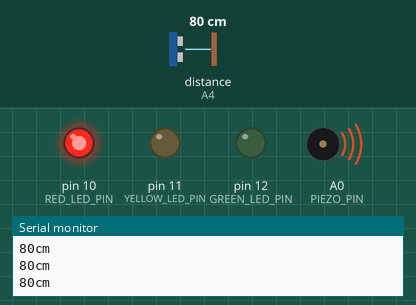
Bench run of a sketch on a simulated Arduino Uno, built with avr-gcc and run on an emulated ATmega328P. Parts: output pins drawn as LEDs (lit = HIGH), buzzer (waves = sounding), the last lines printed to the serial monitor. Wiring (inferred from the names in the program): ultrasonic range finder: trigger A5; echo A4. Inputs (shaded band) come from the test bench; at power-on: distance to the obstacle (sensor on A4) 80 cm. The echo pulse lasts 58.3 µs per cm; pins used as bus, display or sensor lines are not drawn.

Above: at 1.2 s.
1.3 s: distance to the obstacle (sensor on A4) set to 126 cm
4.3 s: distance to the obstacle (sensor on A4) set to 132 cm
At 4.88 s:
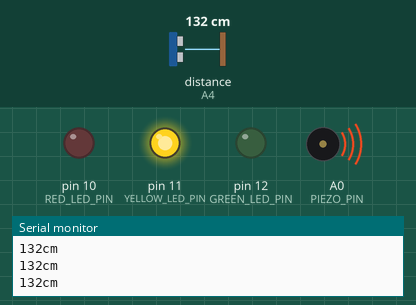
7.3 s: distance to the obstacle (sensor on A4) set to 211 cm
10.3 s: distance to the obstacle (sensor on A4) set to 217 cm
At 11.0 s:
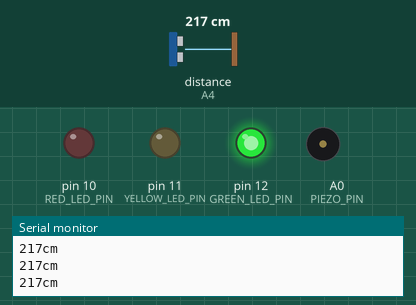
13.3 s: distance to the obstacle (sensor on A4) set to 2 cm
At 13.47 s:
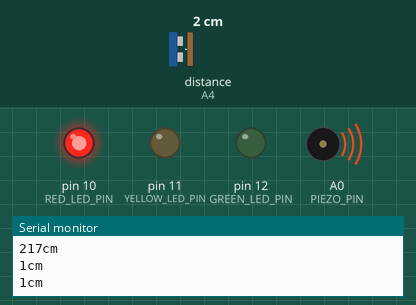
16.3 s: distance to the obstacle (sensor on A4) set to 250 cm
At 17.1 s:
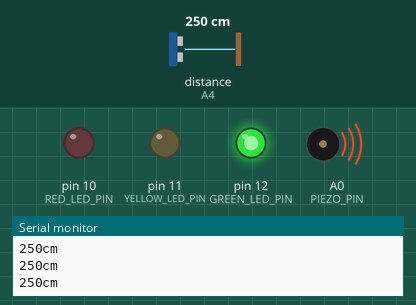
Timing chart, 0 to 20.3 s (numbered marks = the images above; inputs shaded):
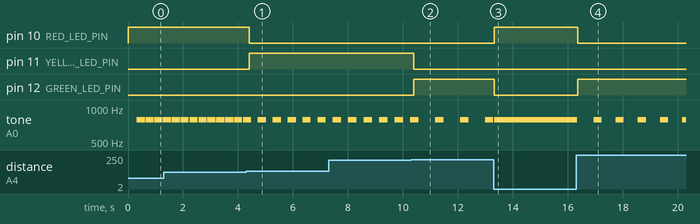

The sketch:

distance-sensor.ino
```cpp
// --------- CONSTANTS AND VARIBALES ---------

#define G4 (783)

#define GREEN_LED_PIN (12)
#define YELLOW_LED_PIN (11)
#define RED_LED_PIN (10)

#define PIEZO_PIN (A0)

#define GREEN_DELAY (800)
#define YELLOW_DELAY (500)
#define RED_DELAY (250)

#define BEEP_DURATION (300)

#define TRIGGER_PIN (A5)
#define ECHO_PIN (A4)

#define GREEN_DIST (215)
#define YELLOW_DIST (130)

#define MAX_DIST (336)

uint16_t dist_cm = 0;

unsigned long long lastBeep;

// --------- PROGRAM ---------

long readUltrasonicDistance();

void beep(uint16_t);

void setup(){
  pinMode(GREEN_LED_PIN, OUTPUT);
  pinMode(YELLOW_LED_PIN, OUTPUT);
  pinMode(RED_LED_PIN, OUTPUT);

  Serial.begin(9600);
}

void loop(){
  // Measure the ping time in cm
  dist_cm = 0.01723 * readUltrasonicDistance();

  Serial.print(dist_cm);
  Serial.println("cm");

  // Classify the distances
  if (dist_cm >= GREEN_DIST && dist_cm < MAX_DIST) {
    digitalWrite(GREEN_LED_PIN, HIGH);
    digitalWrite(YELLOW_LED_PIN, LOW);
    digitalWrite(RED_LED_PIN, LOW);

    beep(GREEN_DELAY);
  }
  else if (dist_cm >= YELLOW_DIST && dist_cm < MAX_DIST) {
    digitalWrite(YELLOW_LED_PIN, HIGH);
    digitalWrite(GREEN_LED_PIN, LOW);
    digitalWrite(RED_LED_PIN, LOW);

    beep(YELLOW_DELAY);
  }
  else {
    digitalWrite(RED_LED_PIN, HIGH);
    digitalWrite(YELLOW_LED_PIN, LOW);
    digitalWrite(GREEN_LED_PIN, LOW);

    beep(RED_DELAY);
  }

  delay(100);
}


// --------- HELPER FUNCTIONS ---------

long readUltrasonicDistance(){
  pinMode(TRIGGER_PIN, OUTPUT);  // Clear the trigger
  digitalWrite(TRIGGER_PIN, LOW);
  delayMicroseconds(2);

  // Sets the trigger pin to HIGH state for 10 microseconds
  digitalWrite(TRIGGER_PIN, HIGH);
  delayMicroseconds(10);
  digitalWrite(TRIGGER_PIN, LOW);
  pinMode(ECHO_PIN, INPUT);

  // Reads the echo pin, and returns the sound wave travel time in microseconds
  return pulseIn(ECHO_PIN, HIGH);
}

void beep(uint16_t delayBetweenBeeps){
  if (millis() - lastBeep >= delayBetweenBeeps) {
	tone(PIEZO_PIN, G4, BEEP_DURATION);
    lastBeep = millis();
  }
}
```

Measured:
- the behaviour switches between 129 and 130 cm on distance to the obstacle (sensor on A4) (found by bisection; images 0 and 1)
- the behaviour switches between 214 and 215 cm on distance to the obstacle (sensor on A4) (found by bisection; images 1 and 2)
- after the input at 4.3 s, pin 10 (RED_LED_PIN): HIGH → LOW after 0.10 s; pin 11 (YELLOW_LED_PIN): LOW → HIGH after 0.10 s; tone on A0 (PIEZO_PIN): alternates 783 Hz for 0.30 s and silent for 0.24 s, starting after 0.43 s
- after the input at 10.3 s, pin 11 (YELLOW_LED_PIN): HIGH → LOW after 0.09 s; pin 12 (GREEN_LED_PIN): LOW → HIGH after 0.09 s; tone on A0 (PIEZO_PIN): alternates 783 Hz for 0.30 s and silent for 0.61 s, starting after 0.88 s
- after the input at 13.3 s, pin 10 (RED_LED_PIN): LOW → HIGH at once; pin 12 (GREEN_LED_PIN): HIGH → LOW at once
- after the input at 16.3 s, pin 10 (RED_LED_PIN): HIGH → LOW after 0.06 s; pin 12 (GREEN_LED_PIN): LOW → HIGH after 0.06 s; tone on A0 (PIEZO_PIN): alternates 783 Hz for 0.30 s and silent for 0.51 s, starting at once
- by itself, tone on A0 (PIEZO_PIN): alternates 783 Hz for 0.30 s and silent for 0.02 s
